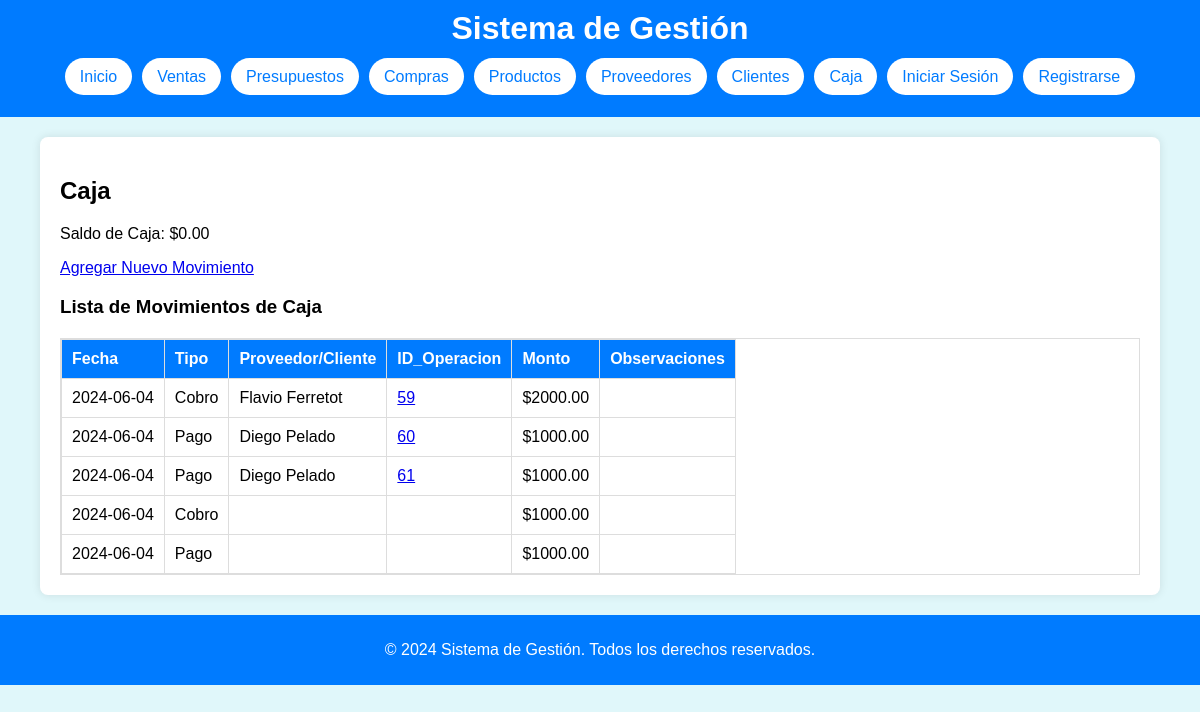
The app's page /gestion/caja/caja.php with its own data.
### tables this page shows
CREATE TABLE `movimientos` (
  `ID_Movimiento` int(11) NOT NULL,
  `Fecha` date DEFAULT NULL,
  `Tipo` text NOT NULL,
  `Monto` decimal(10,2) DEFAULT NULL,
  `Observaciones` text DEFAULT NULL,
  `ID_Operacion` int(11) DEFAULT NULL,
  `Saldo` int(11) NOT NULL
);

### gestion/caja/caja.php (the view, shortened to what this page needs)
<?php
include '../includes/db_connect.php';
include '../includes/header.php';
$sql_movimientos = "SELECT m.*,
                    CASE
                        WHEN o.Tipo = 'Compra' THEN p.Nombre
                        WHEN o.Tipo = 'Venta' THEN c.Nombre
                    END AS Nombre_Proveedor_Cliente
                    FROM Movimientos m
                    LEFT JOIN Operaciones o ON m.ID_Operacion = o.ID_Operacion
                    LEFT JOIN Proveedores p ON o.ID_Proveedor = p.ID_Proveedor
                    LEFT JOIN Clientes c ON o.ID_Cliente = c.ID_Cliente";
$result_movimientos = $conn->query($sql_movimientos);
$sql_saldo = "SELECT SUM(CASE WHEN Tipo = 'Cobro' THEN Monto ELSE -Monto END) as Saldo FROM Movimientos";
$result_saldo = $conn->query($sql_saldo);
$row_saldo = $result_saldo->fetch_assoc();
$saldo_caja = $row_saldo['Saldo'];
?>
<!DOCTYPE html>
<html lang="es">
<head>
    <link rel="stylesheet" href="../css/styles.css">
</head>
<body>
    <div class="container">
        <h2>Caja</h2>
        <p>Saldo de Caja: $<?php echo $saldo_caja; ?></p>
        <a href="registro_movimiento.php">Agregar Nuevo Movimiento</a>
        <h3>Lista de Movimientos de Caja</h3>
        <table>
            <thead>
                <tr>
                    <th>Fecha</th>
                    <th>Tipo</th>
                    <th>Proveedor/Cliente</th>
                    <th>ID_Operacion</th>
                    <th>Monto</th>
                    <th>Observaciones</th>
                </tr>
            </thead>
            <tbody>
                <?php while ($row_movimiento = $result_movimientos->fetch_assoc()): ?>
                    <tr>
                        <td><?php echo $row_movimiento['Fecha']; ?></td>
                        <td><?php echo $row_movimiento['Tipo']; ?></td>
                        <td><?php echo $row_movimiento['Nombre_Proveedor_Cliente']; ?></td>
                        <td>
                            <?php
                                $tipo_movimiento = $row_movimiento['Tipo'];
                                $id_operacion = $row_movimiento['ID_Operacion'];
                                    if ($tipo_movimiento === 'Cobro') {
                                        echo '<a href="../ventas/ventas.php?id=' . $id_operacion . '">';
                                    } else {
                                        echo '<a href="../compras/compras.php?id=' . $id_operacion . '">';
                                    }
                                echo $id_operacion;
                                echo '</a>';
                            ?>                        </td>
                        <td>$<?php echo $row_movimiento['Monto']; ?></td>
                        <td><?php echo $row_movimiento['Observaciones']; ?></td>
                    </tr>
                <?php endwhile; ?>
            </tbody>
        </table>
    </div>
</body>
</html>
<?php
include '../includes/footer.php';
?>

### gestion/css/styles.css (style rules this page uses)
body { font-family: Arial, sans-serif; background-color: #e0f7fa; margin: 0; padding: 0; }
.container { width: 90%; margin: auto; padding: 20px; background-color: #ffffff; border-radius: 8px; box-shadow: 0 0 10px rgba(0, 0, 0, 0.1); }
table { width: 100%; border-collapse: collapse; margin-top: 20px; overflow-x: auto; display: block; }
table, th, td { border: 1px solid #ddd; }
th, td { padding: 10px; text-align: left; }
th { background-color: #007BFF; color: white; }

### records on screen
movimientos: Fecha "2024-06-04", Tipo "Cobro", Nombre_Proveedor_Cliente "Flavio Ferretot", ID_Operacion "59", Monto "2000.00"
movimientos: Fecha "2024-06-04", Tipo "Pago", Nombre_Proveedor_Cliente "Diego Pelado", ID_Operacion "60", Monto "1000.00"
movimientos: Fecha "2024-06-04", Tipo "Pago", Nombre_Proveedor_Cliente "Diego Pelado", ID_Operacion "61", Monto "1000.00"
movimientos: Fecha "2024-06-04", Tipo "Cobro", Monto "1000.00"
movimientos: Fecha "2024-06-04", Tipo "Pago", Monto "1000.00"

### other values on screen
$saldo_caja "0.00"
